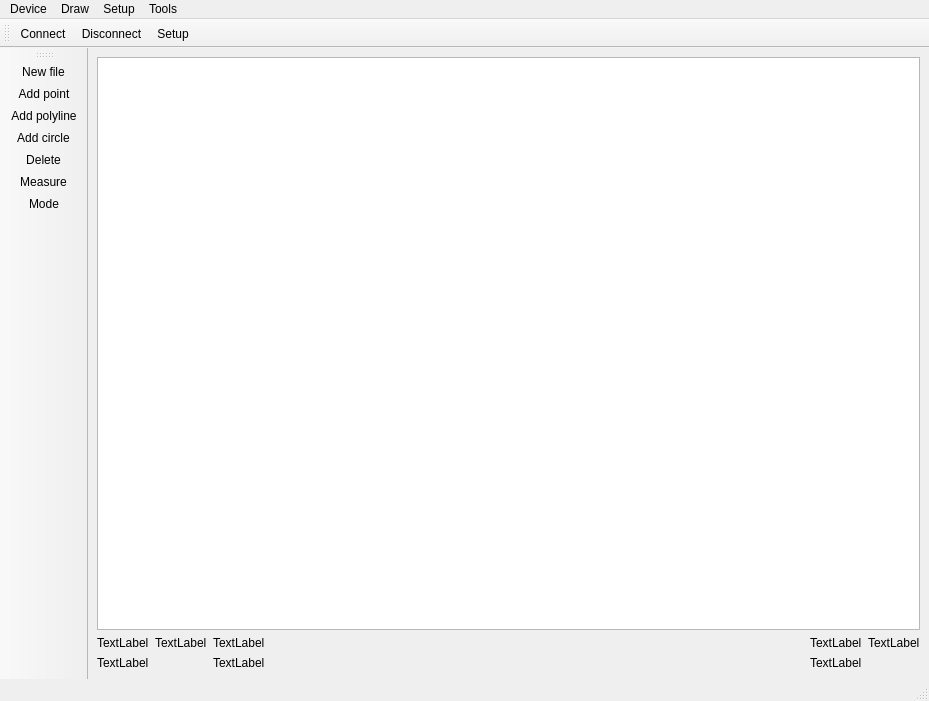
<?xml version="1.0" encoding="UTF-8"?>
<ui version="4.0">
 <class>MainWindow</class>
 <widget class="QMainWindow" name="MainWindow">
  <property name="geometry">
   <rect>
    <x>0</x>
    <y>0</y>
    <width>929</width>
    <height>701</height>
   </rect>
  </property>
  <property name="windowTitle">
   <string>MainWindow</string>
  </property>
  <widget class="QWidget" name="centralwidget">
   <layout class="QVBoxLayout" name="verticalLayout_2">
    <item>
     <widget class="GraphicsView" name="graphicsView">
      <property name="sizePolicy">
       <sizepolicy hsizetype="Expanding" vsizetype="Expanding">
        <horstretch>0</horstretch>
        <verstretch>0</verstretch>
       </sizepolicy>
      </property>
     </widget>
    </item>
    <item>
     <layout class="QHBoxLayout" name="horizontalLayout">
      <item>
       <layout class="QVBoxLayout" name="verticalLayout_6">
        <item>
         <layout class="QHBoxLayout" name="horizontalLayout_2">
          <item>
           <widget class="QLabel" name="position1x">
            <property name="text">
             <string>TextLabel</string>
            </property>
           </widget>
          </item>
          <item>
           <widget class="QLabel" name="position1y">
            <property name="text">
             <string>TextLabel</string>
            </property>
           </widget>
          </item>
         </layout>
        </item>
        <item>
         <widget class="QLabel" name="enc1value">
          <property name="text">
           <string>TextLabel</string>
          </property>
         </widget>
        </item>
       </layout>
      </item>
      <item>
       <layout class="QVBoxLayout" name="verticalLayout_3">
        <item>
         <layout class="QVBoxLayout" name="verticalLayout_4">
          <item>
           <widget class="QLabel" name="lastpoint">
            <property name="text">
             <string>TextLabel</string>
            </property>
           </widget>
          </item>
          <item>
           <widget class="QLabel" name="distance">
            <property name="text">
             <string>TextLabel</string>
            </property>
           </widget>
          </item>
         </layout>
        </item>
       </layout>
      </item>
      <item>
       <spacer name="horizontalSpacer">
        <property name="orientation">
         <enum>Qt::Horizontal</enum>
        </property>
        <property name="sizeHint" stdset="0">
         <size>
          <width>40</width>
          <height>20</height>
         </size>
        </property>
       </spacer>
      </item>
      <item>
       <layout class="QVBoxLayout" name="verticalLayout_5">
        <item>
         <layout class="QHBoxLayout" name="horizontalLayout_3">
          <item>
           <widget class="QLabel" name="position2x">
            <property name="text">
             <string>TextLabel</string>
            </property>
           </widget>
          </item>
          <item>
           <widget class="QLabel" name="position2y">
            <property name="text">
             <string>TextLabel</string>
            </property>
           </widget>
          </item>
         </layout>
        </item>
        <item>
         <widget class="QLabel" name="enc2value">
          <property name="text">
           <string>TextLabel</string>
          </property>
         </widget>
        </item>
       </layout>
      </item>
      <item>
       <layout class="QVBoxLayout" name="verticalLayout"/>
      </item>
     </layout>
    </item>
   </layout>
  </widget>
  <widget class="QMenuBar" name="menubar">
   <property name="geometry">
    <rect>
     <x>0</x>
     <y>0</y>
     <width>929</width>
     <height>41</height>
    </rect>
   </property>
   <widget class="QMenu" name="menuDevice">
    <property name="title">
     <string>Device</string>
    </property>
    <addaction name="actionConnect"/>
    <addaction name="actionDisconnect"/>
    <addaction name="actionLoad_file_data"/>
    <addaction name="actionSave_file_data"/>
    <addaction name="actionSave_dxf"/>
    <addaction name="actionInfo"/>
    <addaction name="actionExit"/>
   </widget>
   <widget class="QMenu" name="menuSetup">
    <property name="title">
     <string>Setup</string>
    </property>
    <addaction name="actionSetup"/>
    <addaction name="actionset_zero"/>
    <addaction name="actionCalibrate"/>
   </widget>
   <widget class="QMenu" name="menuobjects">
    <property name="title">
     <string>Draw</string>
    </property>
    <addaction name="actionNew_file"/>
    <addaction name="actionadd_point"/>
    <addaction name="actionAdd_polyline"/>
    <addaction name="actionAdd_circle"/>
    <addaction name="actionDelete_last_point"/>
    <addaction name="actionMeasure"/>
   </widget>
   <widget class="QMenu" name="menuTools">
    <property name="title">
     <string>Tools</string>
    </property>
    <addaction name="actionAuto"/>
   </widget>
   <addaction name="menuDevice"/>
   <addaction name="menuobjects"/>
   <addaction name="menuSetup"/>
   <addaction name="menuTools"/>
  </widget>
  <widget class="QStatusBar" name="statusbar"/>
  <widget class="QToolBar" name="toolBar">
   <property name="windowTitle">
    <string>toolBar</string>
   </property>
   <attribute name="toolBarArea">
    <enum>TopToolBarArea</enum>
   </attribute>
   <attribute name="toolBarBreak">
    <bool>false</bool>
   </attribute>
   <addaction name="actionConnect"/>
   <addaction name="actionDisconnect"/>
   <addaction name="actionSetup"/>
  </widget>
  <widget class="QToolBar" name="toolBar_2">
   <property name="windowTitle">
    <string>toolBar_2</string>
   </property>
   <attribute name="toolBarArea">
    <enum>LeftToolBarArea</enum>
   </attribute>
   <attribute name="toolBarBreak">
    <bool>false</bool>
   </attribute>
   <addaction name="actionNew_file"/>
   <addaction name="actionadd_point"/>
   <addaction name="actionAdd_polyline"/>
   <addaction name="actionAdd_circle"/>
   <addaction name="actionDelete_last_point"/>
   <addaction name="actionMeasure"/>
   <addaction name="actionAuto"/>
  </widget>
  <action name="actionConnect">
   <property name="icon">
    <iconset resource="resources.qrc">
     <normaloff>:/pic/connect.png</normaloff>:/pic/connect.png</iconset>
   </property>
   <property name="text">
    <string>Connect</string>
   </property>
  </action>
  <action name="actionDisconnect">
   <property name="icon">
    <iconset resource="resources.qrc">
     <normaloff>:/pic/disconnect.png</normaloff>:/pic/disconnect.png</iconset>
   </property>
   <property name="text">
    <string>Disconnect</string>
   </property>
  </action>
  <action name="actionExit">
   <property name="icon">
    <iconset resource="resources.qrc">
     <normaloff>:/pic/application-exit.png</normaloff>:/pic/application-exit.png</iconset>
   </property>
   <property name="text">
    <string>Exit</string>
   </property>
  </action>
  <action name="actionSetup">
   <property name="icon">
    <iconset resource="resources.qrc">
     <normaloff>:/pic/settings.png</normaloff>:/pic/settings.png</iconset>
   </property>
   <property name="text">
    <string>Setup</string>
   </property>
  </action>
  <action name="actionadd_point">
   <property name="icon">
    <iconset resource="resources.qrc">
     <normaloff>:/pic/point.png</normaloff>:/pic/point.png</iconset>
   </property>
   <property name="text">
    <string>Add point</string>
   </property>
   <property name="toolTip">
    <string>Add new Point</string>
   </property>
  </action>
  <action name="actionAdd_polyline">
   <property name="checkable">
    <bool>true</bool>
   </property>
   <property name="icon">
    <iconset resource="resources.qrc">
     <normaloff>:/pic/line.png</normaloff>:/pic/line.png</iconset>
   </property>
   <property name="text">
    <string>Add polyline</string>
   </property>
  </action>
  <action name="actionAdd_circle">
   <property name="checkable">
    <bool>true</bool>
   </property>
   <property name="icon">
    <iconset resource="resources.qrc">
     <normaloff>:/pic/circle.png</normaloff>:/pic/circle.png</iconset>
   </property>
   <property name="text">
    <string>Add circle</string>
   </property>
  </action>
  <action name="actionDelete_last_point">
   <property name="icon">
    <iconset resource="resources.qrc">
     <normaloff>:/pic/recycle-bin.png</normaloff>:/pic/recycle-bin.png</iconset>
   </property>
   <property name="text">
    <string>Delete</string>
   </property>
   <property name="toolTip">
    <string>Delete</string>
   </property>
  </action>
  <action name="actionMeasure">
   <property name="checkable">
    <bool>true</bool>
   </property>
   <property name="icon">
    <iconset resource="resources.qrc">
     <normaloff>:/pic/measure.png</normaloff>:/pic/measure.png</iconset>
   </property>
   <property name="text">
    <string>Measure</string>
   </property>
  </action>
  <action name="actionSave_dxf">
   <property name="text">
    <string>Export DXF file ...</string>
   </property>
  </action>
  <action name="actionset_zero">
   <property name="text">
    <string>Set zero</string>
   </property>
  </action>
  <action name="actionAuto">
   <property name="checkable">
    <bool>false</bool>
   </property>
   <property name="icon">
    <iconset resource="resources.qrc">
     <normaloff>:/pic/manual.png</normaloff>:/pic/manual.png</iconset>
   </property>
   <property name="text">
    <string>Mode</string>
   </property>
  </action>
  <action name="actionNew_file">
   <property name="icon">
    <iconset resource="resources.qrc">
     <normaloff>:/pic/new-file.png</normaloff>:/pic/new-file.png</iconset>
   </property>
   <property name="text">
    <string>New file</string>
   </property>
  </action>
  <action name="actionCalibrate">
   <property name="checkable">
    <bool>true</bool>
   </property>
   <property name="text">
    <string>Calibrate</string>
   </property>
  </action>
  <action name="actionInfo">
   <property name="text">
    <string>Info</string>
   </property>
  </action>
  <action name="actionSave_file_data">
   <property name="text">
    <string>Save file</string>
   </property>
   <property name="toolTip">
    <string>Save data</string>
   </property>
  </action>
  <action name="actionLoad_file_data">
   <property name="text">
    <string>Load file</string>
   </property>
  </action>
 </widget>
 <customwidgets>
  <customwidget>
   <class>GraphicsView</class>
   <extends>QGraphicsView</extends>
   <header>mainwindow.h</header>
  </customwidget>
 </customwidgets>
 <tabstops>
  <tabstop>graphicsView</tabstop>
 </tabstops>
 <resources>
  <include location="resources.qrc"/>
 </resources>
 <connections/>
</ui>
